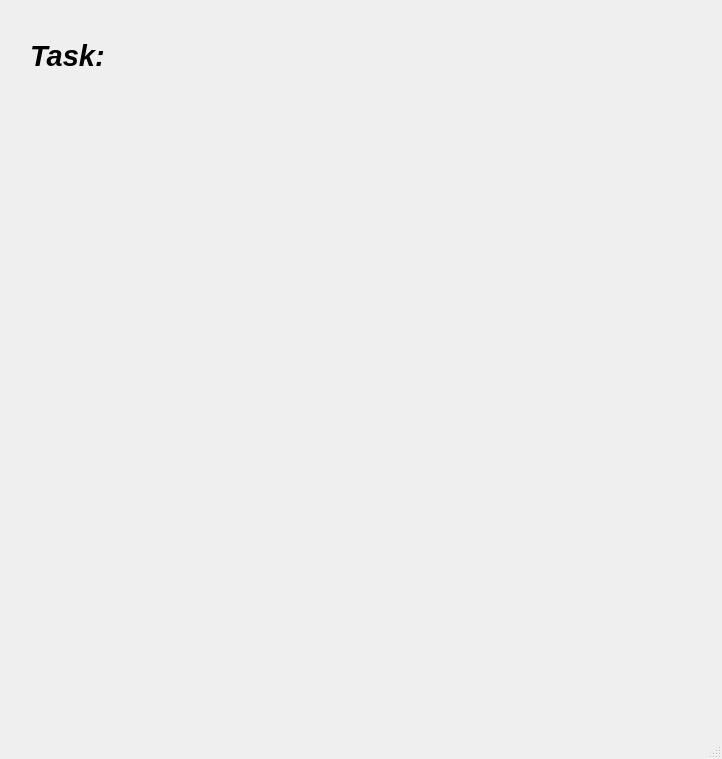
<?xml version="1.0" encoding="UTF-8"?>
<ui version="4.0">
 <class>SV</class>
 <widget class="QMainWindow" name="SV">
  <property name="geometry">
   <rect>
    <x>0</x>
    <y>0</y>
    <width>722</width>
    <height>759</height>
   </rect>
  </property>
  <property name="windowTitle">
   <string>Subject View</string>
  </property>
  <property name="autoFillBackground">
   <bool>true</bool>
  </property>
  <widget class="QWidget" name="centralwidget">
   <widget class="QLabel" name="LBimage">
    <property name="geometry">
     <rect>
      <x>10</x>
      <y>230</y>
      <width>701</width>
      <height>501</height>
     </rect>
    </property>
    <property name="text">
     <string/>
    </property>
    <property name="pixmap">
     <pixmap>../../../../Desktop/neurodecode-master/pycnbi/stream_viewer/icon/idle.png</pixmap>
    </property>
    <property name="scaledContents">
     <bool>true</bool>
    </property>
   </widget>
   <widget class="QLabel" name="label_task">
    <property name="geometry">
     <rect>
      <x>30</x>
      <y>20</y>
      <width>91</width>
      <height>71</height>
     </rect>
    </property>
    <property name="font">
     <font>
      <family>Arial</family>
      <pointsize>22</pointsize>
      <weight>75</weight>
      <italic>true</italic>
      <bold>true</bold>
     </font>
    </property>
    <property name="text">
     <string>Task:</string>
    </property>
   </widget>
   <widget class="QLabel" name="label_task_content">
    <property name="geometry">
     <rect>
      <x>120</x>
      <y>30</y>
      <width>281</width>
      <height>151</height>
     </rect>
    </property>
    <property name="font">
     <font>
      <family>Arial</family>
      <pointsize>22</pointsize>
      <weight>75</weight>
      <bold>true</bold>
     </font>
    </property>
    <property name="text">
     <string/>
    </property>
    <property name="wordWrap">
     <bool>true</bool>
    </property>
   </widget>
   <widget class="QLabel" name="label_instruction_image">
    <property name="geometry">
     <rect>
      <x>440</x>
      <y>30</y>
      <width>231</width>
      <height>191</height>
     </rect>
    </property>
    <property name="text">
     <string/>
    </property>
    <property name="pixmap">
     <pixmap>../icon/blank.jpg</pixmap>
    </property>
    <property name="scaledContents">
     <bool>true</bool>
    </property>
    <property name="margin">
     <number>2</number>
    </property>
   </widget>
  </widget>
  <widget class="QStatusBar" name="statusbar"/>
 </widget>
 <resources/>
 <connections/>
</ui>
